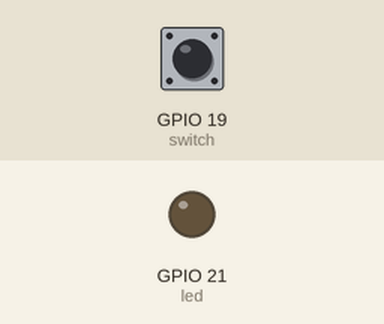
The program below on a simulated Raspberry Pi (BCM pin numbers). On the bench: output pins drawn as LEDs (lit = HIGH). The test bench sets the inputs (shaded band); at power-on: GPIO 19 (switch) HIGH.

Above: at 1.2 s.
1.3 s: GPIO 19 (switch) pulled LOW for 0.15 s
At 1.7 s:
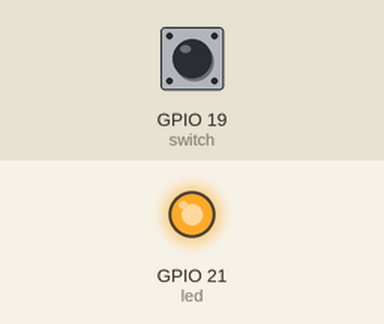
2.9 s: GPIO 19 (switch) pulled LOW for 1 s
At 4.2 s:
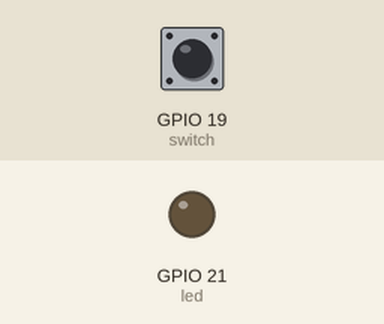
5.4 s: GPIO 19 (switch) pulled LOW for 3.2 s
At 9.0 s:
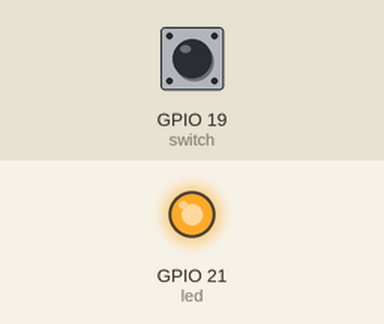
Timing chart, 0 to 10.5 s (numbered marks = the images above; inputs shaded):
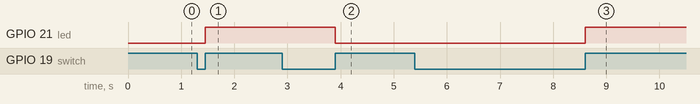

Measured:
- after the input at 1.3 s, GPIO 21 (led): LOW → HIGH after 0.15 s
- after the input at 2.9 s, GPIO 21 (led): HIGH → LOW after 1.0 s
- after the input at 5.4 s, GPIO 21 (led): LOW → HIGH after 3.2 s

The program:

inter01.py
```python
1 #interrupt

import RPi.GPIO as GPIO
import time

#핀 설정
led = 21
switch = 19
#인터럽트 변수
intFlag = False

GPIO.setmode(GPIO.BCM)
GPIO.setup(led, GPIO.OUT)
GPIO.setup(switch, GPIO.IN)

def ledBlink(channel):
   global intFlag
   if intFlag == False:
       GPIO.output(led, True)
       intFlag = True
   else:
       GPIO.output(led, False)
       intFlag = False
# 인터럽트 설정 (switch핀에 rising 신호가 잡히면 callback 함수를 실행)
GPIO.add_event_detect(switch, GPIO.RISING, callback=ledBlink)

try:
    while True:
     pass
except KeyboardInterrupt:
   GPIO.cleanup()
```
